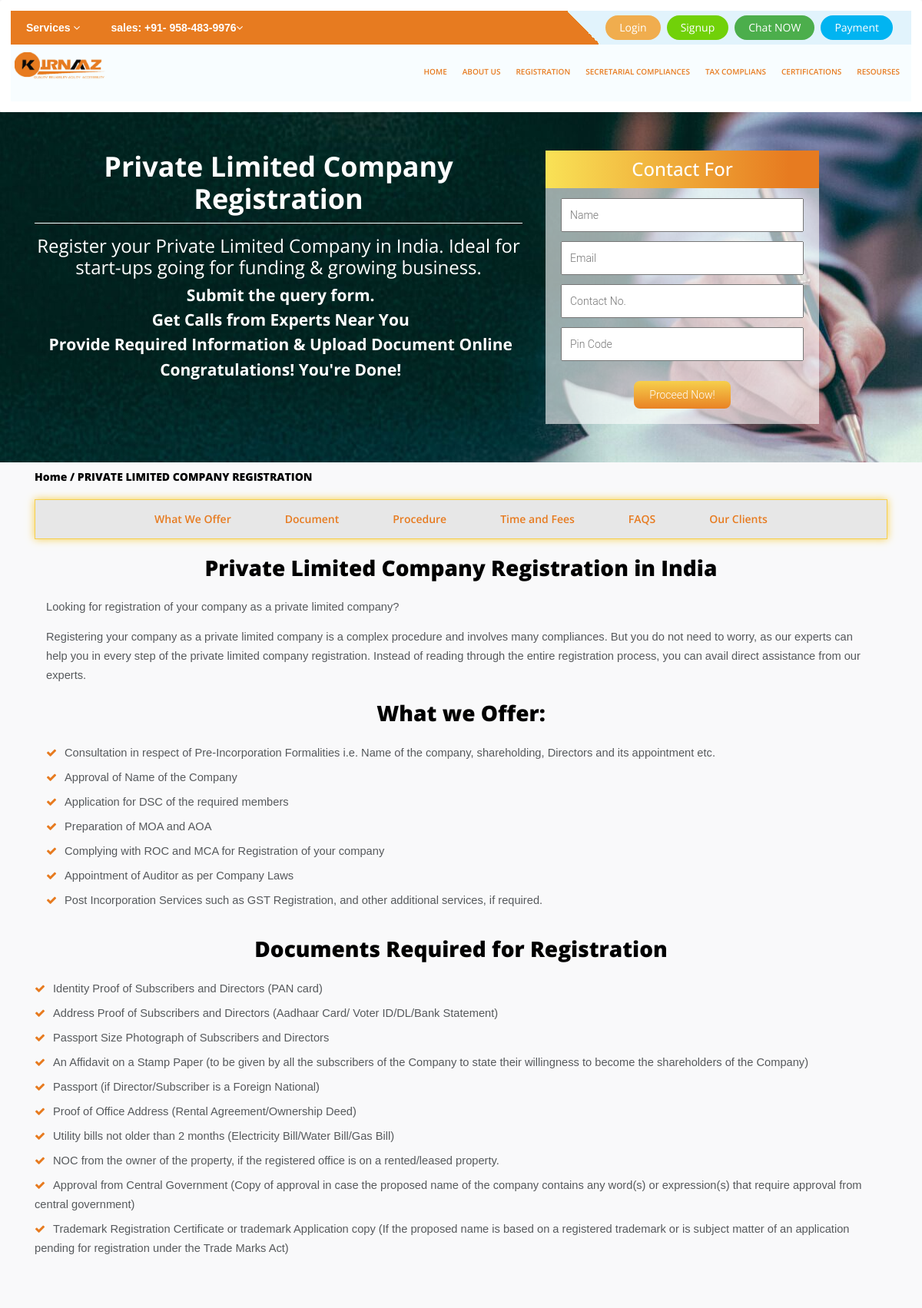
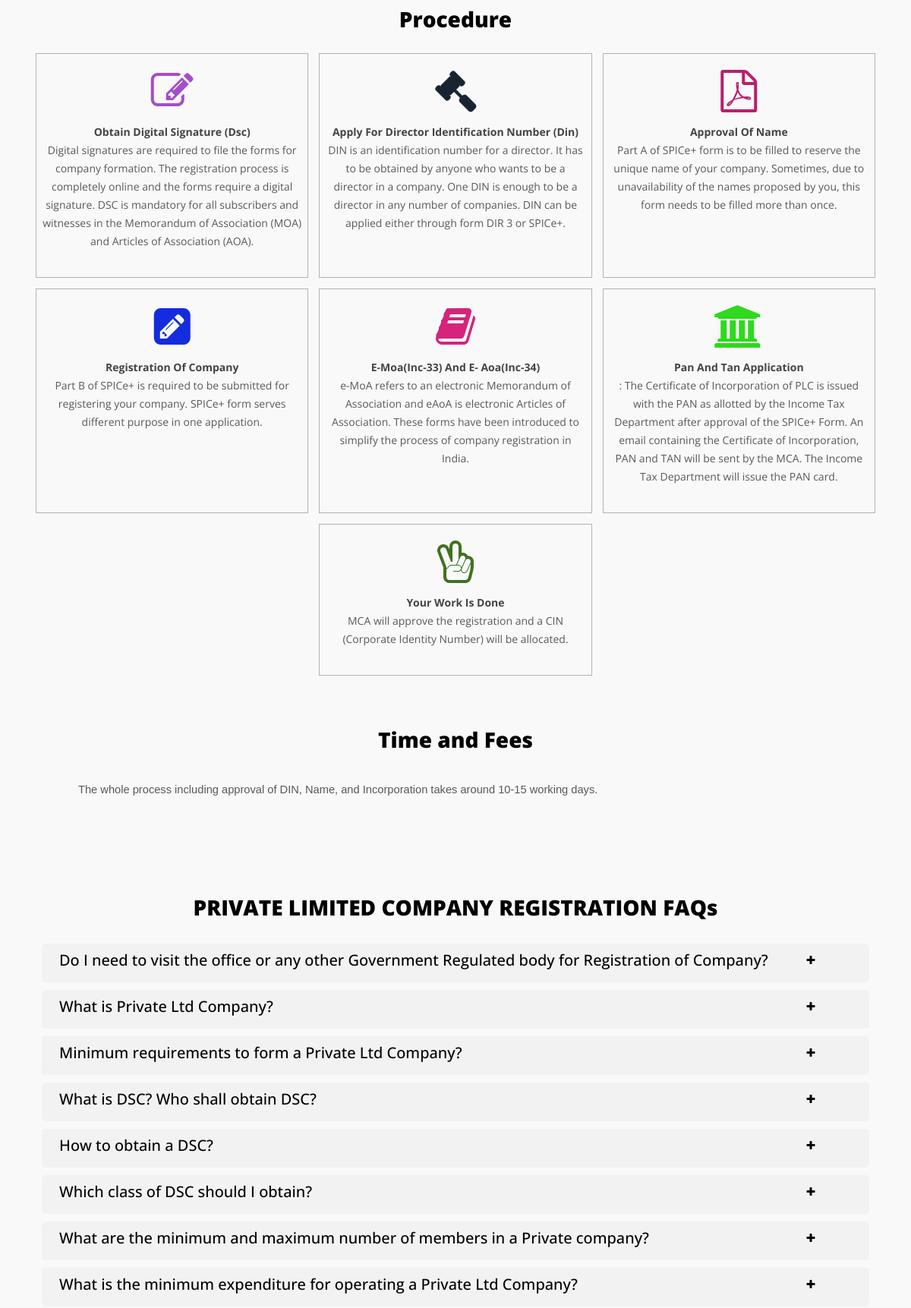
The page /registration/business-registrations/private-limited-company-registrationj4im/ (upper part) on the database its author committed (2 pictures, top to bottom).
### othernavs/models.py (models this page shows, shortened)
class Registration(models.Model):
    title = models.CharField(max_length=50)
    slug = models.SlugField(blank=True)

### registration/models.py (models this page shows, shortened)
class SubRegistrationContent(models.Model):
    reg_title = models.ForeignKey(RegistrationSubMenu, on_delete=models.CASCADE)
    title = models.CharField(max_length=500)
    formtitle= models.CharField(max_length=500)
    subtitle = models.CharField(max_length=500)
    Content = RichTextField(null=True,blank=True)
    BannerImg = models.ImageField(upload_to = 'img',blank=True)

class RegistrationSubMenu(models.Model):
    title = models.ForeignKey(Registration, on_delete=models.CASCADE ,related_name="RegistrationSubMenu")
    slug = models.SlugField(blank=True)
    submenu = models.CharField(max_length=50)
    class Meta:
        unique_together = [['title', 'submenu']]

class AboutRegistraionSubMenu(models.Model):
    reg_title = models.ForeignKey(RegistrationSubMenu, on_delete=models.CASCADE)
    heading1 = models.CharField(max_length=500,null=True,blank=True)
    heading1_details = RichTextField(null=True,blank=True)
    heading2 = models.CharField(max_length=500,null=True,blank=True)
    heading2_details = RichTextField(null=True,blank=True)
    Optionalicon = models.ImageField(upload_to = 'img',blank=True)

class DocumentRequired(models.Model):
    reg_title = models.ForeignKey(RegistrationSubMenu, on_delete=models.CASCADE)
    heading1 = models.CharField(max_length=500,null=True,blank=True)
    content = RichTextField(null=True,blank=True)

class Procedure(models.Model):
    reg_title = models.ForeignKey(RegistrationSubMenu, on_delete=models.CASCADE)
    heading1 = models.CharField(max_length=500,null=True,blank=True)
    content = models.CharField(max_length=500)
    icon = models.ForeignKey(icon,on_delete=models.SET_NULL,null=True)

class icon(models.Model):
    version = models.ForeignKey(iconver,on_delete=models.SET_NULL,null=True)
    icon = models.CharField(max_length=70)
    def __str__(self):
        return self.icon

class CompanyRegisterRequirements(models.Model):
    reg_title = models.ForeignKey(RegistrationSubMenu, on_delete=models.CASCADE)
    heading1 = models.CharField(max_length=500,null=True,blank=True)
    content1 = RichTextField(null=True,blank=True)
    heading2 = models.CharField(max_length=500,null=True,blank=True)
    content2 = RichTextField(null=True,blank=True)

class FAQ(models.Model):
    reg_title = models.ForeignKey(RegistrationSubMenu, on_delete=models.CASCADE)
    heading = models.CharField(max_length=500,null=True,blank=True)
    content = RichTextField(null=True,blank=True)

### registration/views.py (the view, shortened to what this page needs)
# urls.py: path('<slug:slug1>/<slug:slug2>/', views.regis, name = 'registration'),
def regis(request,slug1,slug2):
    try:
        reg = RegistrationSubMenu.objects.get(title__slug=slug1,slug=slug2)
    except RegistrationSubMenu.DoesNotExist:
        return redirect('index')
    res = {}
    res['slist'] = []
    sections =[SubRegistrationContent,AboutRegistraionSubMenu,DocumentRequired,PackageIncluded,Procedure,Memorandum,CompanyRegisterRequirements,FAQ,Sainification,ourclients]
    for d in range(0,len(sections)):
        res[names[d]] = sections[d].objects.filter(reg_title__slug=slug2)
        if res[names[d]].exists():
            res['slist'].append([sectionname[d],names[d]])
    res['reg'] = reg
    res["title"] = reg.submenu
    return render(request,'privateltdreg.html',res)

### Home/context_processors.py (called while the page is built)
def regfunc(request):
   Registrations = Registration.objects.all()
   othernavregob = othernavreg.objects.all()
   tfiling = TaxFiling.objects.all()
   messages =  conversation.objects.filter(msgby=request.user.id).order_by('time') if request.user.is_authenticated else []
   res= {
      'Registrations':Registrations,
      'othernavreg':othernavregob,
      'tfiling':tfiling,
      'msg':messages,
      'editnames':editname,
      'choices' : BlogNews().Getchoices
   }
   return res

### Home/models.py (called while the page is built)
    def Getchoices(self):
        return self.Tchoice

### dashboard/templatetags/customfilter.py (called while the page is built)
@register.filter(name='rancolor')
def cut(value):
    r = lambda: random.randint(0,255)
    return '#%02X%02X%02X' % (r(),r(),r())

### registration/models.py (called while the page is built)
    def __str__(self):
        return self.title

### registration/templates/privateltdreg.html (shortened to what this page needs)
{% extends 'pvtltdbase.html' %}
{% load static %}
{% load customfilter %}
{% block content %}
       {% if top %}
{% for regs in top %}
        <div class="first">
            <div class="container">
                <div class="row">
                    <div class="col-lg-7 col-12">
                        <div class="banner-captions">
                            <center><h1 class="title">{{regs.title}}</h1></center>
                            <div class="sub-title"><center>{{regs.subtitle}}</center></div>
                            <center>{{regs.Content|safe}}</center>
                        </div>
                    </div>
                    <div class="col-lg-5">
                        <div class="form">
                            <div class="form-heading">
                                <h3>{{regs.formtitle|title}}</h3>
                            </div>
                            <form method='POST'>{% csrf_token %}
                                <input type="text" name="name" placeholder="Name" id="">
                                <input type="email" name="email" placeholder="Email" id="">
                                <input type="text" onkeypress="if ( isNaN( String.fromCharCode(event.keyCode) )) return false;" maxlength=10 minlength=10 name="contact" placeholder="Contact No." id="">
                                <input type="text" onkeypress="if ( isNaN( String.fromCharCode(event.keyCode) )) return false;" maxlength=7 minlength=6 name="pin" placeholder="Pin Code" id="">
                                <div class="submit-btn">
                                    <button type="submit">Proceed Now!</button>
                                </div>
                            </form>
                        </div>
                    </div>
                </div>
            </div>
        </div>
    {% endfor %}
{% endif %}
        <div class="container second">
            <p class="left heading-reg my-2"><a href="{% url 'index' %}">Home</a> / {{reg.submenu}}</p>
            <br><br>
            <div class="sub-nav">
                <div class="container">
                    <ul class="list-inline list-icons">
                    {% for d in slist %}
                    {% if forloop.counter > 1 %}
                        <li><a href="#selectsection{{d.1}}">{{d.0}}</a></li>{% endif %}
                        {% endfor %}
                    </ul>
                </div>
            </div>
            {% if absm %}
            {% for ab in absm %}
            <h2 class="heading-reg my-4 text-center text-bold" id='selectsectionabsm'><b>{{ab.heading1}}</b></h2>
            <div class="col-md-12">
                <p class="text-justify bold">{{ab.heading1_details|safe}}</p>
                <h2 class="heading-reg my-4 text-center text-bold"><b>{{ab.heading2}}</b></h2>
                    <ul class="custumli">{{ab.heading2_details|safe}}</ul>
                {% endfor %}
            </div>
            {% endif %}
        </div>
        {% if dr %}
        <div id = 'selectsectiondr'>
        {% for d in dr %}
        <section class="cmp1" id="">
            <div class="container">
                <div class="row">
                    <div class="col-12">
                        <h2 class="heading-reg my-4 text-center text-bold">{{d.heading1}}</h2>
                        <ul class="custumli">
                            {{d.content|safe}}</ul>
                    </div>
                </div>
            </div>
        </section>
        {% endfor %}
        </div>
        {% endif %}
{% if pr %}
        <section class="services" id="selectsectionpr">
            <div class="container">
                <div class="row">
                    <div class="col-md-12 text-center">
                        <h2 class="heading-reg my-4 text-center text-bold">Procedure</h2>
                    </div>
                </div>
            </div>
            <div class="container">
                <div class="row wow fadeInUp animated animated mb-20" data-wow-delay=".5s"
                    style="visibility: visible; animation-delay: 0.5s; animation-name: fadeInUp;">
                    {% for p in pr %}
                    <div class="col-lg-4 mx-auto col-md-6 p-2">
                        <div class="service-box text-center py-4 px-2" style="border: 1px solid #00000049; width:100%; height:100%;">
                            <div class="icon-left"><i style="color:{{forloop.counter|rancolor}};" class="mb-3 fa {{p.icon}} fa-4x"></i>
                            </div>
                            <div class="service-head" style="color: #444444; font-weight:700;">{{p.heading1|title}}
                            </div>
                            <p>{{p.content}}</p>
                        </div>
                    </div>
                    {% endfor %}
                </div>
            </div>
        </section>
        {% endif %}
        {% if cr %}
        {% for c in cr %}
        <section id="selectsectioncr" class="services" id=''>
            <div class="container">
                <div class="row">
                    <div class="col-md-12 text-center">
                        <h2 class="heading-reg my-4 text-center text-bold">{{c.heading1}}
                        </h2>
                    </div>
                </div>
            </div>
            <div class="container">
                <div class="row">
                    <div class="col-md-12 py-3">
                        <ul class="custumli" style="list-style-type: none;">
                            {{c.content1|safe}}
                        </ul>
                    </div>
                </div>
            </div>
        </section>
        {% endfor %}
        {% endif %}
{% if faq %}
        <section class="services" id="selectsectionfaq">
            <div class="container">
                <div class="row">
                    <div class="col-md-12 text-center">
                        <h2 class="heading-reg my-4 text-center text-bold">{{reg.submenu}} FAQs </h2>
                    </div>
                </div>
            </div>
            <div class="container faq">
                <div class="row">
                    <div class="col-md-12">
                        <div class="panel-group" id="accordion" role="tablist" aria-multiselectable="true">
                        {% for fq in faq %}
                            <div class="col-12 toggler p-0" id="toggler">
                                <div class="panel-heading" role="tab" id="headingOne{{forloop.counter}}">
                                    <div class="row">
                                        <div class="col-lg-11 col-11">
                                            <h4 class="panel-title">
                                                <a data-toggle="collapse" data-parent="#accordion" href="#collapseOne{{forloop.counter}}"
                                                    aria-expanded="true" aria-controls="collapseOne{{forloop.counter}}">
                                                    {{fq.heading|safe}}
                                            </h4>
                                        </div>
                                        <div class="col-1 col-lg-1">
                                            <div class="fa fa-plus"></div>
                                        </div>
                                    </div>
                                </div>
                        {% endfor %}
                        </div>
                    </div>
                </div>
            </div>
        </section> {% endif %}
{% endblock content%}

### templates/header.html (shortened to what this page needs)
{% load static %}
<header class="shadow-lg p-3 	bg-white rounded">
      <div class="top-nav">
        <div class="call"> Services <i class="fa fa-angle-down" aria-hidden="true"></i></div>
        <div class="call">sales: +91- 958-483-9976<i class="fa fa-angle-down" aria-hidden="true"></i></div>
        <div class="right">
          <ul>
          {% if user.is_authenticated %}
            <li><a href="{% url 'profile' %}" style="--color:#71d109">Profile</a></li>
            <li><a href="{% url 'logout' %}" style="--color:#f0ad4e">Logout</a></li>
          {% else %}
            <li><a href="{% url 'memberlogin' %}" style="--color:#f0ad4e">Login</a></li>
            <li><a href="{% url 'membersignup' %}" style="--color:#71d109">Signup</a></li>{% endif %}
            <li><a href="#" style="--color:#4cae4c" onclick="show()">Chat NOW</a></li>
            <li><a href="{% url "payment" %}" style="--color:#01b4f1">Payment</a></li>
          </ul>
        </div>
      </div>
      <div class="nav-bar">
        <div class="logo">
          <img src="{% static 'images/logo.jpeg' %}" alt="">
        </div>
        <nav>
          <ul>
            <li><a href="{% url 'index' %}">Home</a>
            </li>
            <li><a href="{% url 'about' %}">About Us</a>
            </li>
            <li><a href="#">Registration</a>
            </li>
            {% for data in othernavreg %}
            <li ><a href="#">{{data.title}}</a>
            </li>
            {% endfor %}
			 <li ><a href="#">Resourses</a>
			  </li>
          </ul>
        </nav>
      </div>
    </header>

### templates/pvtltdbase.html (style rules this page uses)
html { scroll-behavior: smooth; }
body { background-color: #f9f9fa }
button, input, optgroup, select, textarea { font-family: Roboto, sans-serif; font-weight: 300 }

### rows shown on the page
Registration: title "SECRETARIAL COMPLIANCES"
Registration: title "TAX COMPLIANS"
Registration: title "CERTIFICATIONS"
SubRegistrationContent: title "Private Limited Company Registration", subtitle "Register your Private Limited Company in India. Ideal for start-ups going for funding & growing business.", Content "Submit the query form. Get Calls from Experts Near You Provide Required Information & Upload Document Online Congratulations! You're Done!", formtitle "Contact For"
RegistrationSubMenu: submenu "PRIVATE LIMITED COMPANY REGISTRATION"
AboutRegistraionSubMenu: heading1 "Private Limited Company Registration in India", heading1_details "Looking for registration of your company as a private limited company? Registering your company as a private limited company is a complex procedure and involves many compliances. But you do not need to worry, as our experts can help you in every step of the private limited company registration. Instead of reading through the entire registration process, you can avail direct assistance from our experts.", heading2 "What we Offer:", heading2_details "Consultation in respect of Pre-Incorporation Formalities i.e. Name of the company, shareholding, Directors and its appointment etc. Approval of Name of the Company Application for DSC of the required members Preparation of MOA and AOA Complying with ROC and MCA for Registration of your company Appointment of Auditor as per Company Laws Post Incorporation Services such as GST Registration, and other additional services, if required."
DocumentRequired: heading1 "Documents Required for Registration", content "Identity Proof of Subscribers and Directors (PAN card) Address Proof of Subscribers and Directors (Aadhaar Card/ Voter ID/DL/Bank Statement) Passport Size Photograph of Subscribers and Directors An Affidavit on a Stamp Paper (to be given by all the subscribers of the Company to state their willingness to become the shareholders of the Company) Passport (if Director/Subscriber is a Foreign National) Proof of Office Address (Rental Agreement/Ownership Deed) Utility bills not older than 2 months (Electricity Bill/Water Bill/Gas Bill) NOC from the owner of the property, if the registered office is on a rented/leased property. Approval from Central Government (Copy of approval in case the…"
Procedure: heading1 "Obtain Digital Signature (Dsc)", content "Digital signatures are required to file the forms for company formation. The registration process is completely online and the forms require a digital signature. DSC is mandatory for all subscribers and witnesses in the Memorandum of Association (MOA) and Articles of Association (AOA)."
Procedure: heading1 "Apply For Director Identification Number (Din)", content "DIN is an identification number for a director. It has to be obtained by anyone who wants to be a director in a company. One DIN is enough to be a director in any number of companies. DIN can be applied either through form DIR 3 or SPICe+."
Procedure: heading1 "Approval Of Name", content "Part A of SPICe+ form is to be filled to reserve the unique name of your company. Sometimes, due to unavailability of the names proposed by you, this form needs to be filled more than once."
Procedure: heading1 "Registration Of Company", content "Part B of SPICe+ is required to be submitted for registering your company. SPICe+ form serves different purpose in one application."
Procedure: heading1 "E-Moa(Inc-33) And E- Aoa(Inc-34)", content "e-MoA refers to an electronic Memorandum of Association and eAoA is electronic Articles of Association. These forms have been introduced to simplify the process of company registration in India."
Procedure: heading1 "Pan And Tan Application", content ": The Certificate of Incorporation of PLC is issued with the PAN as allotted by the Income Tax Department after approval of the SPICe+ Form. An email containing the Certificate of Incorporation, PAN and TAN will be sent by the MCA. The Income Tax Department will issue the PAN card."
Procedure: heading1 "Your Work Is Done", content "MCA will approve the registration and a CIN (Corporate Identity Number) will be allocated."
CompanyRegisterRequirements: heading1 "Time and Fees", content1 "The whole process including approval of DIN, Name, and Incorporation takes around 10-15 working days."
FAQ: heading "Do I need to visit the office or any other Government Regulated body for Registration of Company?"
FAQ: heading "What is Private Ltd Company?"
FAQ: heading "Minimum requirements to form a Private Ltd Company?"
FAQ: heading "What is DSC? Who shall obtain DSC?"
FAQ: heading "How to obtain a DSC?"
FAQ: heading "Which class of DSC should I obtain?"
FAQ: heading "What are the minimum and maximum number of members in a Private company?"
FAQ: heading "What is the minimum expenditure for operating a Private Ltd Company?"

### other values the page prints
{{ d.0 }} "What We Offer" "Document" "Procedure" "Time and Fees" "FAQS" "Our Clients"
